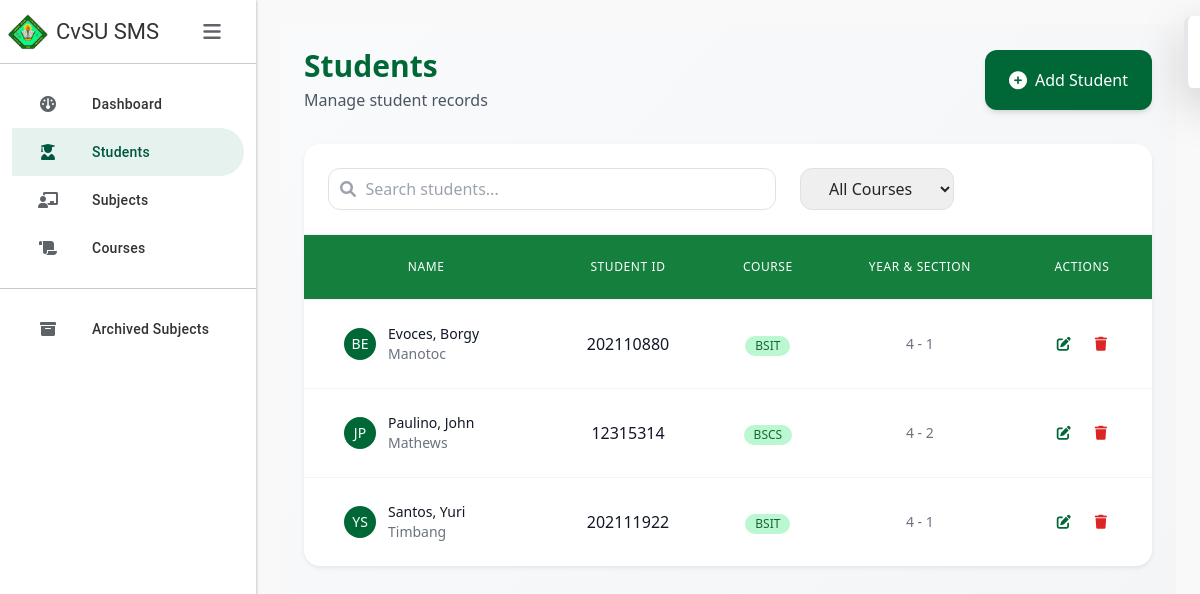
The page /students/ on the database its author committed.
### SMSapp/models.py (models this page shows, shortened)
class Student(models.Model):
    student_id = models.CharField(max_length=20, primary_key=True)
    last_name = models.CharField(max_length=50)
    first_name = models.CharField(max_length=50)
    middle_name = models.CharField(max_length=50, blank=True, null=True)
    course = models.ForeignKey(Course, on_delete=models.SET_NULL, null=True)
    year_level = models.PositiveSmallIntegerField()
    section = models.CharField(max_length=20)
    date_added = models.DateTimeField(auto_now_add=True)
    objects = StudentManager()

class Course(models.Model):
    course_abv = models.CharField(max_length=10, primary_key=True)
    course_name = models.CharField(max_length=100)

### SMSapp/views.py (the view)
# urls.py: path('students/', views.students, name='students'),
def students(request):
    students = Student.objects.all().select_related('course')
    courses = Course.objects.all()
    return render(request, 'students.html', {'students': students, 'courses': courses})

### SMSapp/templates/students.html (shortened to what this page needs)
{% extends 'base.html' %}
{% load static %}
{% block content %}
<div class="p-6 bg-gradient-to-br from-gray-50 to-gray-100 min-h-screen">
    <div class="flex justify-between items-center mb-8">
        <div>
            <h2 class="text-3xl font-bold text-[#006837]">Students</h2>
            <p class="text-gray-600 mt-1">Manage student records</p>
        </div>
        <button type="button"
                class="group px-6 py-3 bg-[#006837] hover:bg-[#2d8653] text-white rounded-xl transition-all duration-200 flex items-center gap-2 shadow-md hover:shadow-xl"
                onclick="openModal()">
            <i class="fas fa-plus-circle text-lg"></i>
            <span class="font-medium">Add Student</span>
        </button>
    </div>
    <div class="bg-white rounded-2xl shadow-sm overflow-hidden">
        <div class="p-6 border-b border-gray-100">
            <div class="flex items-center gap-4">
                <div class="relative flex-1 max-w-md">
                    <input type="text"
                           id="searchInput"
                           placeholder="   Search students..."
                           class="w-full px-4 py-2 pl-10 pr-4 rounded-xl border border-gray-200 focus:ring-2 focus:ring-[#006837]/20 focus:border-[#006837]">
                    <i class="fas fa-search absolute left-3 top-1/2 -translate-y-1/2 text-gray-400"></i>
                </div>
                <select id="courseFilter"
                        class="px-4 py-2 rounded-xl border border-gray-200 focus:ring-2 focus:ring-[#006837]/20 focus:border-[#006837]"
                        onchange="filterStudents()">
                    <option value="">All Courses</option>
                </select>
            </div>
        </div>
        <div class="overflow-x-auto">
            <table class="w-full">
                <thead class="bg-green-700 border-b border-gray-100">
                    <tr>
                        <th class="px-6 py-4 text-center text-xs font-medium text-white uppercase tracking-wider">Name</th>
                        <th class="px-6 py-4 text-center text-xs font-medium text-white uppercase tracking-wider">Student ID</th>
                        <th class="px-6 py-4 text-center text-xs font-medium text-white uppercase tracking-wider">Course</th>
                        <th class="px-6 py-4 text-center text-xs font-medium text-white uppercase tracking-wider">Year & Section</th>
                        <th class="px-6 py-4 text-center text-xs font-medium text-white uppercase tracking-wider">Actions</th>
                    </tr>
                </thead>
                <tbody class="divide-y divide-gray-100">
                    {% for student in students %}
                    <tr data-student-id="{{ student.student_id }}" class="hover:bg-green-100 transition-colors">
                        <td class="px-6 py-4 whitespace-nowrap cursor-pointer" onclick="window.location.href='{% url 'student_info' student.student_id %}'">
                            <div class="flex items-center justify-start ml-4">
                                <div class="h-8 w-8 rounded-full bg-[#006837] flex items-center justify-center text-white font-medium text-sm">
                                    {{ student.first_name|slice:":1" }}{{ student.last_name|slice:":1" }}
                                </div>
                                <div class="ml-3">
                                    <div class="text-sm font-medium text-gray-900">{{ student.last_name }}, {{ student.first_name }}</div>
                                    <div class="text-sm text-gray-500">{% if student.middle_name %}{{ student.middle_name }}{% endif %}</div>
                                </div>
                            </div>
                        </td>
                        <td class="px-6 py-4 whitespace-nowrap text-center">
                            <span class="font-medium text-gray-900">{{ student.student_id }}</span>
                        </td>
                        <td class="px-6 py-4 whitespace-nowrap text-center">
                            <span class="inline-flex items-center px-2.5 py-0.5 rounded-full text-xs font-medium bg-green-200 text-green-800">
                                {{ student.course.course_abv }}
                            </span>
                        </td>
                        <td class="px-6 py-4 whitespace-nowrap text-sm text-gray-500 text-center">
                            {{ student.year_level }} - {{ student.section }}
                        </td>
                        <td class="px-6 py-4 whitespace-nowrap text-sm">
                            <div class="flex items-center justify-center gap-2">
                                <button onclick="editStudent('{{ student.student_id }}')"
                                        class="p-2 text-[#006837] hover:bg-green-50 rounded-lg transition-colors">
                                    <i class="fas fa-edit"></i>
                                </button>
                                <button onclick="deleteStudent('{{ student.student_id }}')"
                                        class="p-2 text-red-600 hover:bg-red-50 rounded-lg transition-colors">
                                    <i class="fas fa-trash"></i>
                                </button>
                            </div>
                        </td>
                    </tr>
                    {% endfor %}
                </tbody>
            </table>
        </div>
    </div>
</div>
{% endblock %}

### SMSapp/templates/base.html (style rules this page uses)
:root { --gc-primary: #00563F; --gc-secondary: #E6F2EE; --gc-text: #333333; --gc-border: #CCCCCC; --gc-hover: #F5F9F7; --sidebar-width: 256px; --sidebar-collapsed-width: 72px; }
body { background-color: #f9f9f9; overflow-x: hidden; }

### rows shown on the page
Student: first_name "B", last_name "E", last_name "Evoces", first_name "Borgy", middle_name "Manotoc", student_id "202110880", course.course_abv "BSIT", year_level "4", section "1"
Student: first_name "J", last_name "P", last_name "Paulino", first_name "John", middle_name "Mathews", student_id "12315314", course.course_abv "BSCS", year_level "4", section "2"
Student: first_name "Y", last_name "S", last_name "Santos", first_name "Yuri", middle_name "Timbang", student_id "202111922", course.course_abv "BSIT", year_level "4", section "1"
